Frame 1 (no input): blank canvas, image omitted
Frame 60 (no input): blank canvas, image omitted
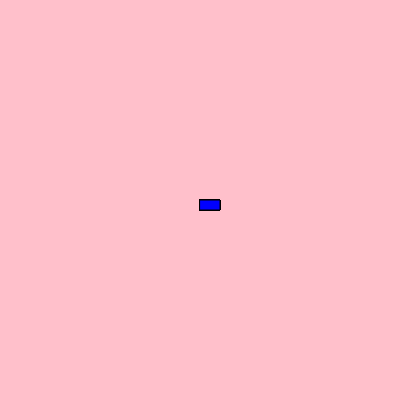
Frame 120 (the mouse pressed at the canvas centre since frame 60)

The p5.js sketch whose frames 1 and 60 were blank and that drew this single picture after the mouse press (run headless with seeded random() and noise() and a simulated clock; from frame 60 on, the mouse is pressed at the canvas centre):

// p5.js sketch
// ── sketch.js
function setup() {
  createCanvas(400, 400);
  background("pink");
}

function draw() {
  
  stroke("black");
  fill("blue");
  
  if(mouseIsPressed)
  rect(mouseX,mouseY,20,10);
}
